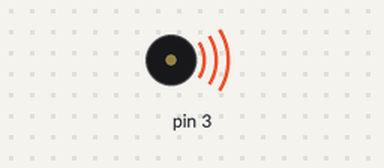
This sketch was run on a simulated Arduino Uno, built with avr-gcc and run on an emulated ATmega328P. On the bench: buzzer (waves = sounding).

Above: at 0.5 s.
Timing chart, 0 to 4.6 s (numbered marks = the images above):
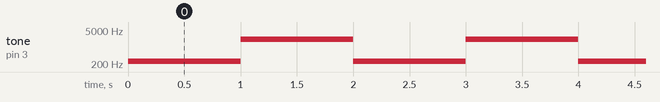

The sketch:

sketch_sirenebombeiro.ino
```cpp
void setup() {
  // put your setup code here, to run once:

}

void loop() {
  // put your main code here, to run repeatedly:
  tone(3, 264);
  delay(1000);
  tone(3, 2112);
  delay(1000);
}
```

Measured:
- by itself, tone on pin 3: alternates 2112 Hz for 1.0 s and 264 Hz for 1.0 s
